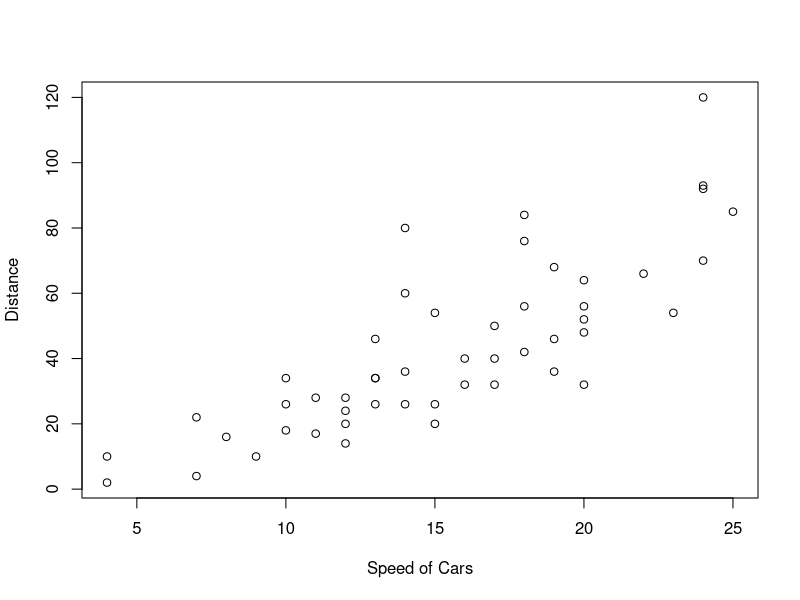

Write R code to recreate this figure.
## ---- chunk 1
data(cars)
summary(cars)
## ---- chunk 2
?cars
## ---- chunk 3
plot(cars$speed,cars$dist,xlab ="Speed of Cars",ylab="Distance")
